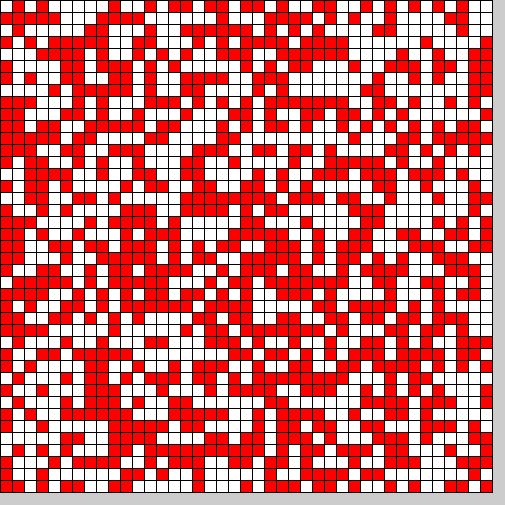
Frame 1 (no input)
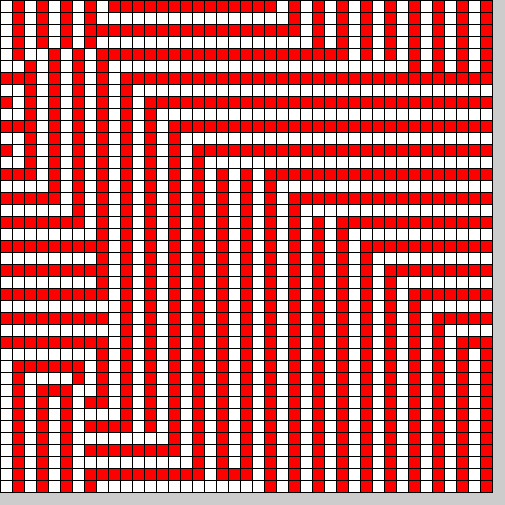
Frame 60 (the mouse pressed at the canvas centre just before this capture)
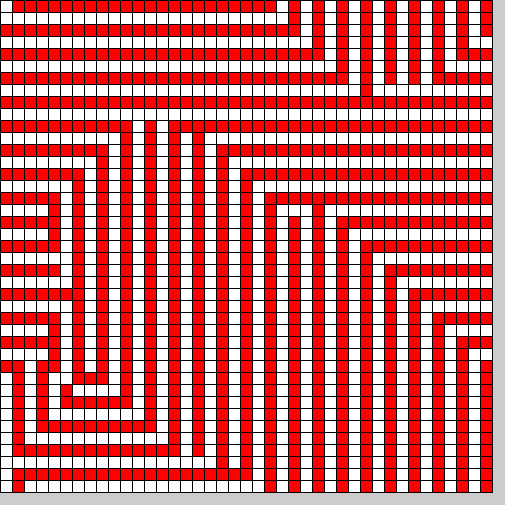
Frame 120 (the mouse held since frame 60 and released just before this capture)

The Processing sketch that drew these frames (run headless with seeded random() and noise(); from frame 60 on, the mouse is pressed at the canvas centre):

// Processing sketch: symulacja3b
// ── symulacja3b.pde
//Parametry kontroli
float Ones=0.5; //Ile „jedynek” jest początkowo w tablicy
int N=41;       //Bok macierzy

//Dla wizualizacji
int S=20;       //szerokość i wysokość komórki

//Dwuwymiarowy „świat” jednostek (indywiduów)
int A[][] = new int[N][N];

//Inicjalizacja
void setup()
{
  size(505,505);
  S=width/N;
  frameRate(100); //Nie za szybko
  for(int i=0;i<N;i++)
   for(int j=0;j<N;j++)
   if( random(0,1) < Ones )
    A[i][j]=1;
    else
    A[i][j]=-1;
}

int Step=0;
void DoMonteCarloStep() //Implementacja dynamiki
{
   println("Step "+Step);
   for(int a=0;a<N*N;a++) //tyle razy, ile wynosi liczba komórek 
   {
     int i=int(random(N));
     int j=int(random(N));
     
     int impact=0; //Obliczona suma wpływów
     for(int m=i-1;m<=i+1;m++)
      for(int n=j-1;n<=j+1;n++)
      {
        int p=(m+N)%N;
        int r=(n+N)%N;
        impact+=A[p][r];
      }
  
     if(impact>=0) //"Minority rule" -> Odwrotna reakcja!!!
       A[i][j]=-1;
       else
       A[i][j]=1;    
   }
   Step++; //Zliczanie kroków
}

//Running - wizualizacja oraz dynamika (zmiana stanu)
int frame=0;
void draw()
{
 //print((frame++)+" "); //Zliczanie ramek
 for(int i=0;i<N;i++) //Wizualizacja
  for(int j=0;j<N;j++)
  {
    if(A[i][j]==1)
    {
      fill(255,0,0);
    }
    else
    {
      fill(255);
    }
    rect(i*S,j*S,S,S);
  }  
  
  DoMonteCarloStep(); //Dynamika (zmiana stanu)
 /*  
  if(mousePressed==true) //jeśli coś na wejściu
  {
      DoMonteCarloStep(); //Dynamika (zmiana stanu)
      mousePressed=false; //A jakby to wykomentować?
  } */
}
